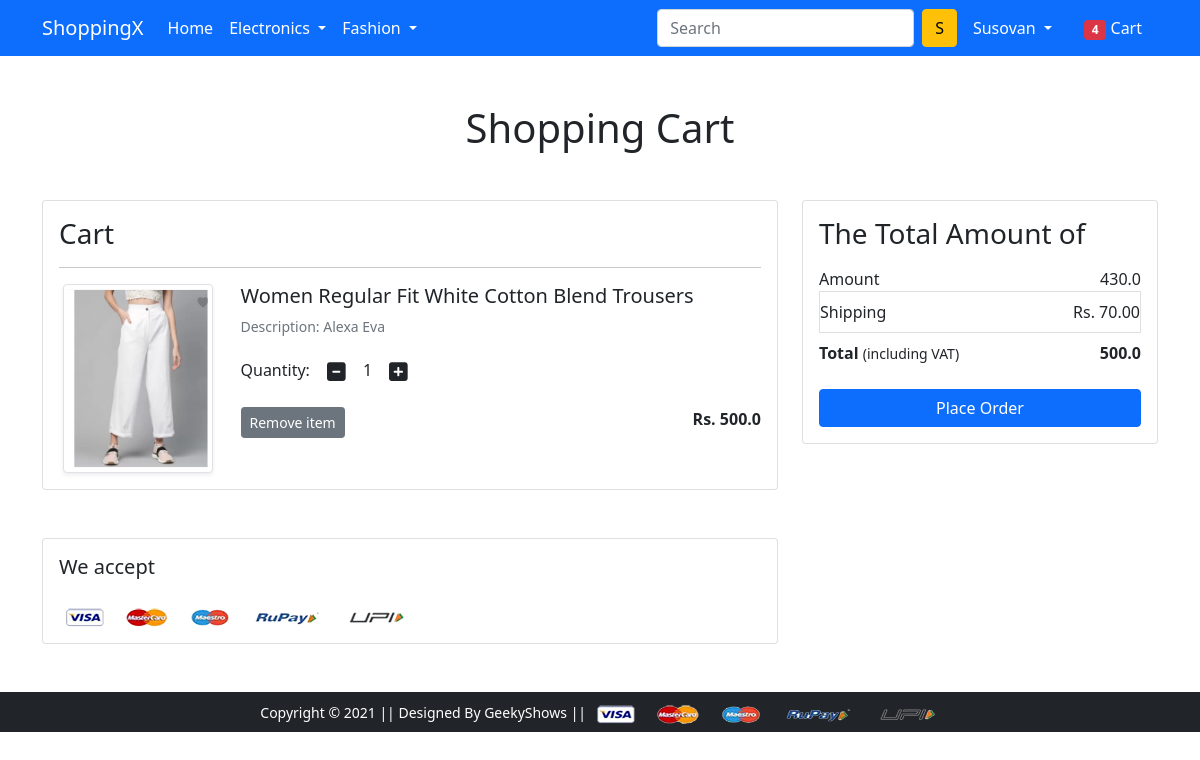
The app's page /cart/ (signed in) with its own data.
### app/models.py (models this page shows, shortened)
class Cart(models.Model):
    user=models.ForeignKey(User, on_delete=models.CASCADE)
    product=models.ForeignKey(Product, on_delete=models.CASCADE)
    quantity=models.PositiveIntegerField(default=1)
    def __str__(self) -> str:
        return str(self.id)

class Product(models.Model):
    title=models.CharField(max_length=100)
    selling_price=models.FloatField()
    discount_price=models.FloatField()
    description=models.TextField()
    brand=models.CharField(max_length=100)
    catagory=models.CharField(choices=CATEGORY_CHOICE, max_length=2)
    product_image=models.ImageField(upload_to='productimg')

### app/views.py (the view)
# urls.py: path('cart/', views.show_cart, name='showcart'),
def show_cart(request):
    if request.user.is_authenticated:
        user = request.user
        carts = Cart.objects.filter(user=user)
        amount=0.0
        shippping_amount=0.0
        total_amount=0.0
        cart_product = [p for p in Cart.objects.all() if p.user == user]
        print(cart_product)
        if cart_product:
            for p in cart_product:
                temp_amount=(p.quantity*p.product.discount_price)
                amount+=temp_amount
            total_amount=amount+shippping_amount
            return render(request, 'app/addtocart.html', {'carts': carts, 'total_amount':total_amount, 'amount':total_amount-70})
        else:
           return render(request, 'app/emptycart.html')
    else:
        return redirect('login')

### app/templates/app/addtocart.html (shortened to what this page needs)
{% extends 'app/base.html' %}
{% load static %}
{% block main-content %}
<div class="container my-5">
    <div class="row">
        <h1 class="text-center mb-5">Shopping Cart</h1>
        <div class="col-sm-8">
            <div class="card">
                <div class="card-body">
                    <h3>Cart</h3>
                    {% for item in carts %}
                    <hr>
                    <div class="row">
                        <div class="col-sm-3 text-center align-self-center">
                            <img src="{{ item.product.product_image.url }}" alt="{{ item.product.title }}" class="img-fluid img-thumbnail shadow-sm" height="150" width="150">
                        </div>
                        <div class="col-sm-9">
                            <div>
                                <h5>{{ item.product.title }}</h5>
                                <p class="mb-2 text-muted small">Description: {{ item.product.description }}</p>
                                <div class="my-3">
                                    <label for="quantity">Quantity:</label>
                                    <a class="minus-cart btn" pid="{{ item.product.id }}"><i class="fas fa-minus-square fa-lg"></i></a>
                                    <span id="quantity">{{item.quantity}}</span>
                                    <a class="plus-cart btn" pid="{{ item.product.id }}"><i class="fas fa-plus-square fa-lg"></i></a>
                                </div>
                                <div class="d-flex justify-content-between">
                                    <a href="#" class="btn btn-sm btn-secondary mr-3 remove-item" pid="{{ item.product.id }}"> Remove item</a>
                                    <p class="mb-0"><span><strong>Rs. {{ item.product.discount_price }}</strong></span></p>
                                </div>
                            </div>
                        </div>
                    </div>
                    {% endfor %}
                </div>
            </div>
        </div>
        <div class="col-sm-4">
            <div class="card">
                <div class="card-body">
                    <h3>The Total Amount of</h3>
                    <ul class="list-group">
                        <li
                            class="list-group-item d-flex justify-content-between align-items-center border-0 px-0 pb-0">
                            Amount<span><span id="amount">{{amount}}</span></span></li>
                    </ul>
                        <li class="list-group-item d-flex justify-content-between align-items-center px-0">Shipping<span>Rs. 70.00</span></li>
                        <li class="list-group-item d-flex justify-content-between align-items-center border-0 px-0 mb-3">
                            <div>
                                <strong>Total</strong> <small>(including VAT)</small>
                            </div>
                            <span><strong><strong id="totalamount">{{total_amount}}</strong></strong></span>
                        </li>
                    <div class="d-grid">
                        <a href="{% url 'checkout' %}" class="btn btn-primary">Place Order</a>
                    </div>
                </div>
            </div>
        </div>
    </div>
</div>
<div class="container">
    <div class="row">
        <div class="col-sm-8">
            <div class="card">
                <div class="card-body">
                    <h5 class="mb-4">We accept</h5>
                    <img src="{% static 'app/images/payment.png' %}" alt="Accepted Payment Methods" class="img-fluid">
                </div>
            </div>
        </div>
    </div>
</div>
{% endblock main-content %}

### app/templates/app/base.html (shortened to what this page needs)
<!doctype html>
{% load static %}
<html lang="en">
  <head>
    <link href="https://cdn.jsdelivr.net/npm/bootstrap@5.0.0-beta1/dist/css/bootstrap.min.css" rel="stylesheet">
    <link rel="stylesheet" href="{% static 'app/css/owl.carousel.min.css' %}">
    <link rel="stylesheet" href="{% static 'app/css/all.min.css' %}">
    <link rel="stylesheet" href="{% static 'app/css/style.css' %}">
  </head>
  <body>
    <nav class="navbar navbar-expand-lg navbar-dark bg-primary">
     <div class="container">
       <a class="navbar-brand" href="/">ShoppingX</a>
       <div class="collapse navbar-collapse" id="navbarSupportedContent">
         <ul class="navbar-nav me-auto mb-2 mb-lg-0">
           <li class="nav-item">
             <a class="nav-link active" aria-current="page" href="/">Home</a>
           </li>
           <li class="nav-item dropdown">
             <a class="nav-link dropdown-toggle text-white" href="#" id="electronicsDropdown" role="button" data-bs-toggle="dropdown" aria-expanded="false">
               Electronics
             </a>
           </li>
           <li class="nav-item dropdown">
             <a class="nav-link dropdown-toggle text-white" href="#" id="fashionDropdown" role="button" data-bs-toggle="dropdown" aria-expanded="false">
               Fashion
             </a>
           </li>
         </ul>
         <form class="d-flex">
           <input class="form-control me-2" type="search" placeholder="Search" aria-label="Search">
           <button class="btn btn-warning" type="submit">S</button>
         </form>
         <div>
          <ul class="navbar-nav me-auto mb-2 mb-lg-0">
            {% if request.user.is_authenticated %}
           <li class="nav-item dropdown mx-2">
              <a class="nav-link dropdown-toggle text-white" href="#" id="profileDropdown" role="button" data-bs-toggle="dropdown" aria-expanded="false">
                {{request.user.username|capfirst}}
              </a>
            </li>
            <li class="nav-item mx-2">
             <a href="{% url 'showcart' %}" class="nav-link text-white"><span class="badge bg-danger">4</span> Cart </a>
            </li>
            {% endif %}
          </ul>
         </div>
       </div>
     </div>
    </nav>
    {% block main-content %} {% endblock main-content %}
    <footer class="container-fluid bg-dark text-center p-2 mt-5">
        <small class="text-white">Copyright &copy; 2021 || Designed By GeekyShows || </small>
        <img src="{% static 'app/images/payment.png' %}" alt="" srcset="" class="img-fluid" height="2px">
    </footer>
  </body>
</html>

### records on screen
Cart: product.product_image (picture), product "Women Regular Fit White Cotton Blend Trousers", product.description "Alexa Eva", quantity "1", product.discount_price "500.0"

### other values on screen
{{ request.user.username|capfirst }} "Susovan"
{{ amount }} "430.0"
{{ total_amount }} "500.0"
